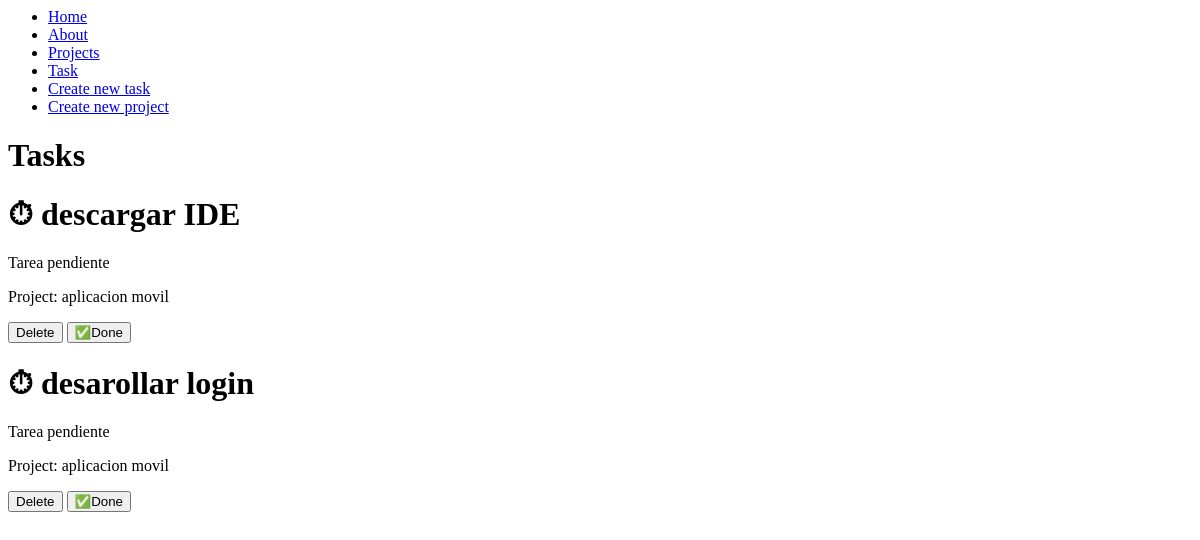
Before: /tasks/tasks/ with the older database file.
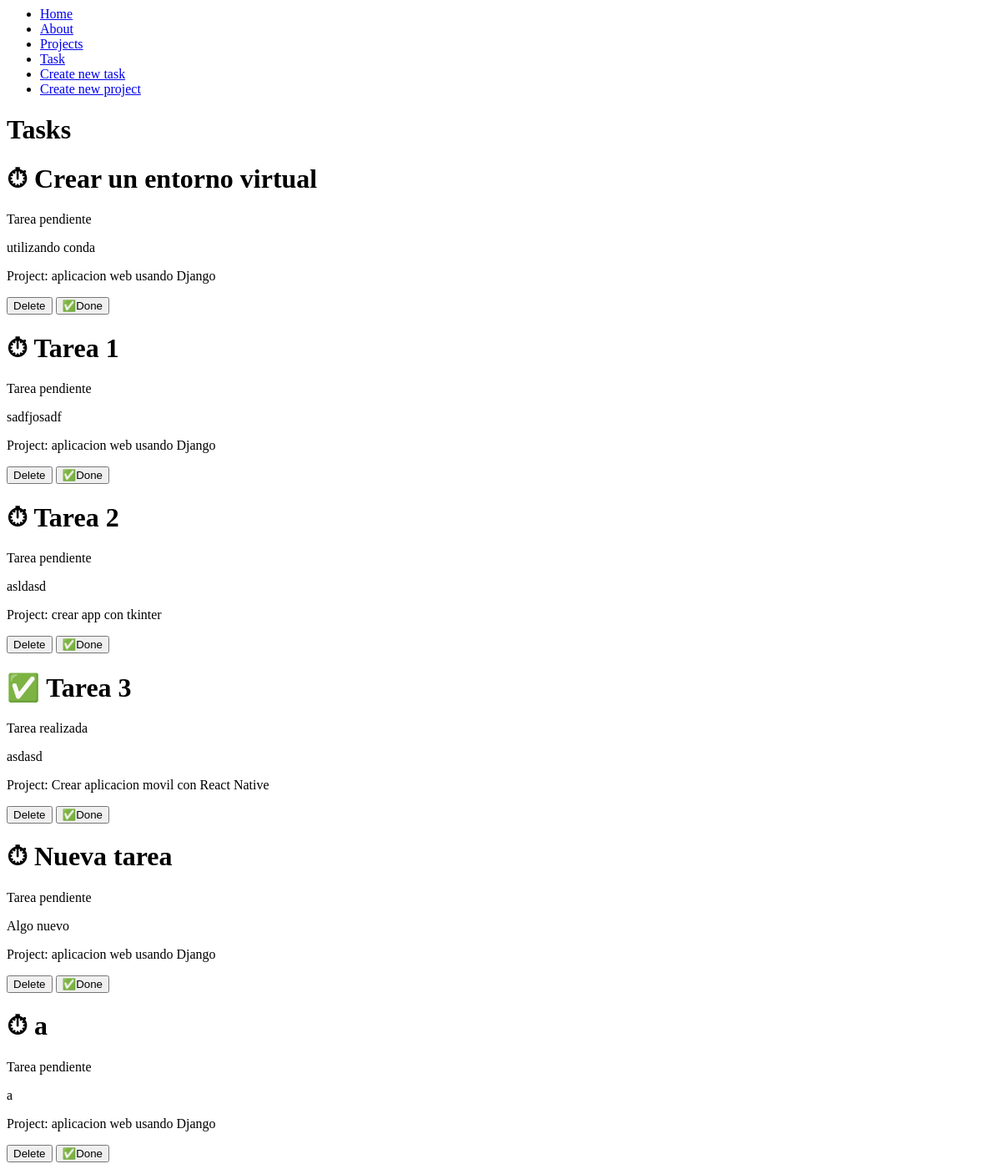
After: the same page with the newer database file.
### myapp/models.py (models this page shows, shortened)
class Task(models.Model):
    title = models.CharField(max_length=200)
    description = models.TextField()
    project = models.ForeignKey(Project, on_delete=models.CASCADE) #? Eliminación en cascada, cuando hay relación
    done = models.BooleanField(default=False)

class Project(models.Model):
    name = models.CharField(max_length=200)

### myapp/views.py (the view)
# urls.py: path('tasks/tasks/', views.task),
def task(request):
    tasks = Task.objects.all()
    return render(request, 'tasks/tasks.html',{'tasks' : tasks})

### myapp/templates/tasks/tasks.html
{% extends 'layouts/base.html' %}
{% block content %}
<h1>Tasks</h1>
{% for task in tasks%}
<h1>{% if task.done == False %} ⏱ {% else %} ✅ {% endif %} {{task.title}} </h1>
{% if task.done == False %}
<p>Tarea pendiente</p>
{% else %}
<p>Tarea realizada</p>
{% endif %}
<p>{{task.description}}</p>
<p>Project: {{task.project.name}}</p>
<button>Delete</button>
<button>✅Done</button>
{% endfor %}
{% endblock %}

### myapp/templates/layouts/base.html
<nav>
    <ul>
        <li><a href="/">Home</a></li>
        <li><a href="/about">About</a></li>
        <li><a href="/projects/projects">Projects</a></li>
        <li><a href="/tasks/tasks">Task</a></li>
        <li><a href="/tasks/create_task">Create new task</a></li>
        <li><a href="/projects/create_project">Create new project</a></li>
    </ul>
</nav>
{% block content%}
{% endblock %}

Changed rows visible on the page:
removed Task: title "descargar IDE", done "Tarea pendiente", project.name "aplicacion movil"
removed Task: title "desarollar login", done "Tarea pendiente", project.name "aplicacion movil"
added Task: title "Crear un entorno virtual", done "Tarea pendiente", description "utilizando conda", project.name "aplicacion web usando Django"
added Task: title "Tarea 1", done "Tarea pendiente", description "sadfjosadf", project.name "aplicacion web usando Django"
added Task: title "Tarea 2", done "Tarea pendiente", description "asldasd", project.name "crear app con tkinter"
added Task: title "Tarea 3", done "Tarea realizada", description "asdasd", project.name "Crear aplicacion movil con React Native"
added Task: title "Nueva tarea", done "Tarea pendiente", description "Algo nuevo", project.name "aplicacion web usando Django"
added Task: title "a", done "Tarea pendiente", description "a", project.name "aplicacion web usando Django"
